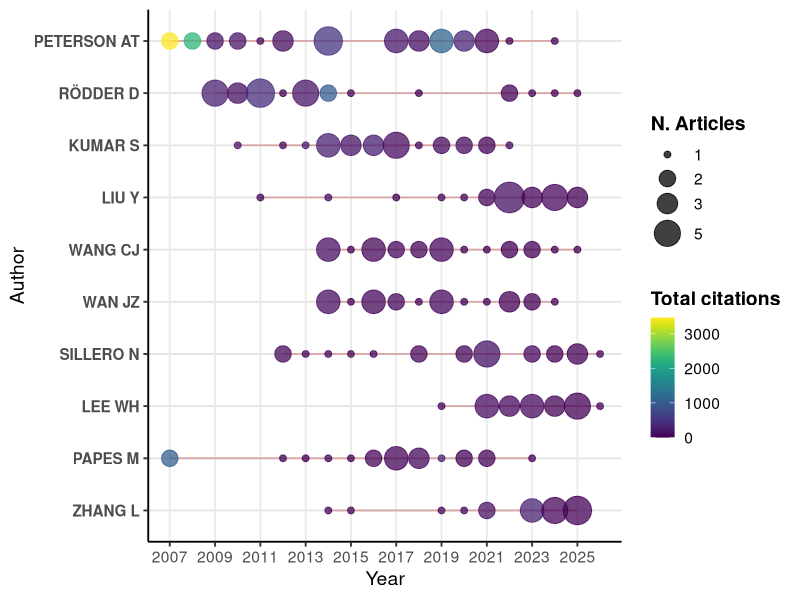
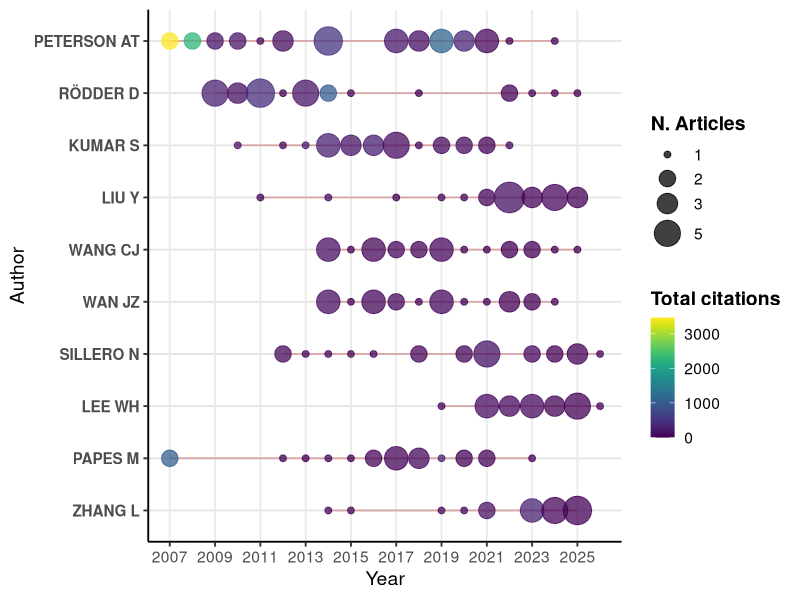

The R script that drew these images, in order:
# =====================================================
# Figure 4. Top 10 Authors' Publication Timeline Chart
#
# Description:
# This script generates the publication timeline of the
# top 10 most productive authors during 2006–2025.
# Bubble size represents the annual number of articles,
# while bubble color indicates the total citation count.
#
# Input:
#   data/Processed/Author_Prod_over_Time_bibliometrix.xlsx
#
# Output:
#   Figures/3.5.1.png
#
# Workflow:
#   1. Read author publication records.
#   2. Calculate the total number of publications for each author.
#   3. Select the top 10 most productive authors.
#   4. Generate the publication timeline.
#   5. Export the figure.
# =====================================================

# ==========================
# 1. 加载包
# ==========================

library(tidyverse)
library(readxl)
library(ggrepel)
library(scales)
library(viridis)


# ==========================
# 2. 读取数据
# ==========================

df <- read_excel(
  "data/Processed/Author_Prod_over_Time_bibliometrix.xlsx",
  skip = 1

  )

# 查看数据
head(df)

# ==========================
# 3. 修改列名
# ==========================

df <- df %>%
  rename(
    Author = `Author`,
    Year = year,
    NP_year = freq,
    TC = TC,
    TCpY = TCpY
  )

# ==========================
# 4. 计算作者总发文量
# 选择Top 10作者
# ==========================

author_order <- df %>%
  group_by(Author) %>%
  summarise(
    Total_Publications = sum(NP_year),
    .groups = "drop"
  ) %>%
  arrange(desc(Total_Publications)) %>%
  slice_head(n = 10)

# 保留Top10作者的数据

df <- df %>%
  filter(
    Author %in% author_order$Author
  )

# 设置Y轴顺序
df <- df %>%
  mutate(
    Author = factor(
      Author,
      levels = rev(author_order$Author)
    )
  )

# ==========================
# 5. 绘图
# ==========================
p <- ggplot(
  df,
  aes(
    x = Year,
    y = Author
  )
)+
  
  # 作者活动时间线
  
  geom_line(
    aes(group=Author),
    color="#D9A6A6",
    linewidth=0.6
  )+
  
  # 气泡
  geom_point(
    aes(
      size = NP_year,
      color = TC
    ),
    alpha = 0.75
  )+
  
  # 气泡大小
  scale_size_continuous(
    name="N. Articles",
    range=c(2,10),
    breaks=c(1,2,3,5,10)
  )+
  
  # 颜色
  scale_color_viridis(
    name="Total citations",
    option="viridis",
    direction=1
  )+
  
  # X轴年份
  scale_x_continuous(
    breaks=seq(
      min(df$Year),
      max(df$Year),
      by=2
    )
  )+
  
  labs(
    x="Year",
    y="Author"
  )+
  
  theme_bw(
    base_size=14
  )+
  
  theme(
    panel.grid.major.y =
      element_line(
        color="grey90"
      ),
    
    panel.grid.minor =
      element_blank(),
    
    panel.border =
      element_blank(),
    
    axis.line =
      element_line(
        color="black"
      ),
    
    axis.text.y =
      element_text(
        face="bold",
        size=11
      ),
    
    legend.position="right",
    
    legend.title =
      element_text(
        face="bold"
      )
    
  )
p
# ==========================
# 6. 高清保存
# ==========================
ggsave(
  "Author_production_over_time.png",
  p,
  width=14,
  height=6,
  units="in",
  dpi=600
)
